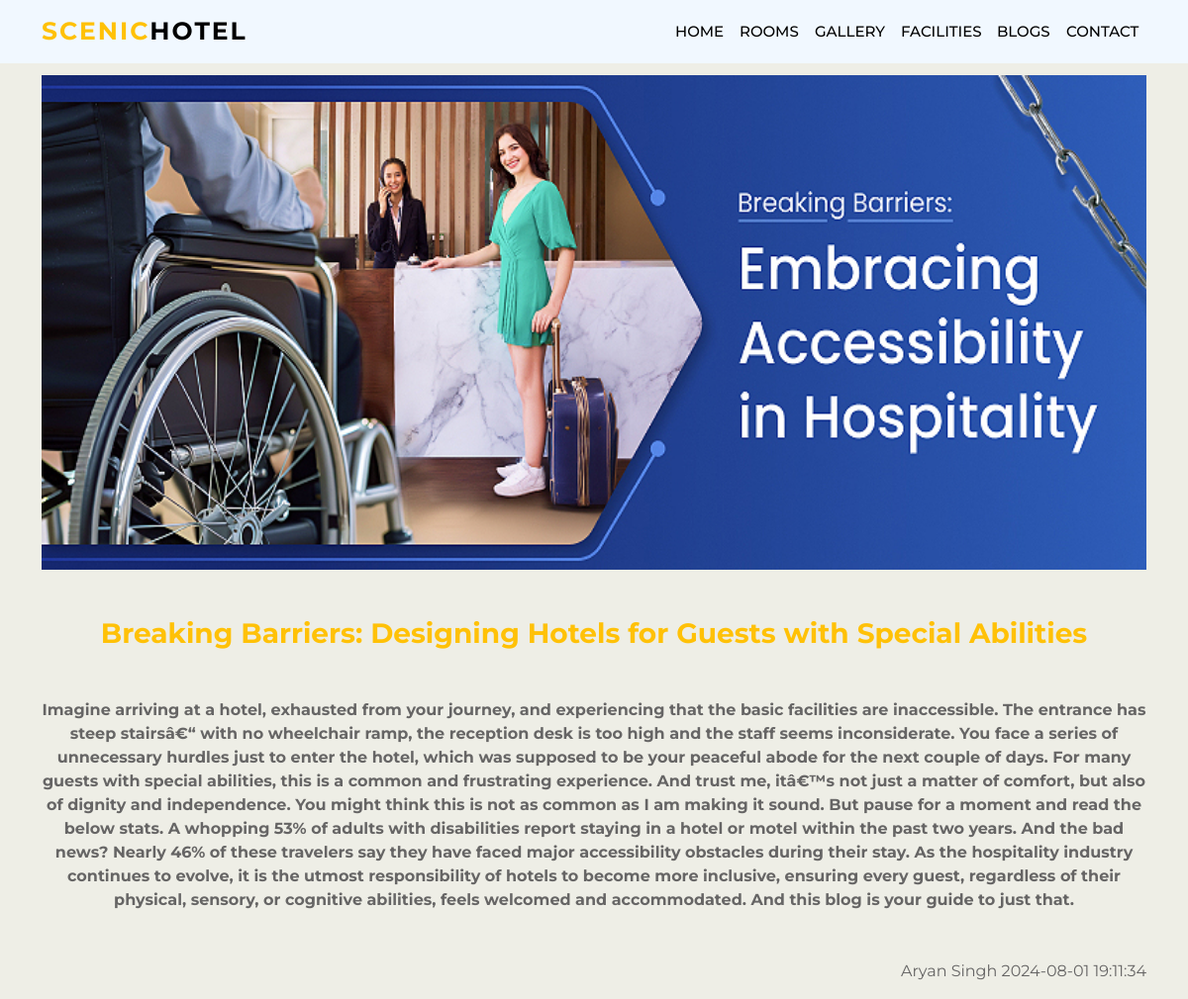
Page /blog_detail.php?id=6 on the committed database.
### tables this page shows
CREATE TABLE IF NOT EXISTS `addblog` (
  `id` int(11) NOT NULL AUTO_INCREMENT,
  `title` varchar(150) NOT NULL,
  `submit_by` varchar(150) NOT NULL,
  `pic` varchar(200) NOT NULL,
  `message` text NOT NULL,
  `currentdate` datetime NOT NULL,
  PRIMARY KEY (`id`)
);

### blog_detail.php (the view, shortened to what this page needs)
<?php include 'header.php'?>
    <div class="container">
        <div class="row " style="margin-top: 60px;" data-aos="fade-up" data-aos-duration="1400">
            <?php
            $id=mysqli_real_escape_string($con,$_GET['id']);
            $qry="select * from addblog where id='$id'";
            $run=mysqli_query($con,$qry);
            while($data=mysqli_fetch_array($run))
            {
                echo "<div class='col-lg-12 mt-3 blog-clr' data-aos='fade-up' data-aos-duration='1400'>
                <img src='uploads/".$data['pic']." 'width='100%' style='height
                : 500px;'>
                <h3 class='my-5 text-center text-warning'>".$data['title']."</h3>
                <p class='text-center '><b>".$data['message']."</b></p>
                <p class='text-end fs-6 mt-5'><i class='la la-caret-right'></i>".$data['submit_by']."  ".$data['currentdate']."</p>
                </div>";
            }
            ?>
        </div>
    </div>

### style.css (style rules this page uses)
* { font-family: 'Montserrat', sans-serif; }
body { background-color: rgb(238, 238, 230); }

### rows in the picture
addblog: pic (picture), title "Breaking Barriers: Designing Hotels for Guests with Special Abilities", message "Imagine arriving at a hotel, exhausted from your journey, and experiencing that the basic facilities are inaccessible. The entrance has steep stairsâ€“ with no wheelchair ramp, the reception desk is too high and the staff seems inconsiderate. You face a series of unnecessary hurdles just to enter the hotel, which was supposed to be your peaceful abode for the next couple of days. For many guests with special abilities, this is a common and frustrating experience. And trust me, itâ€™s not just a matter of comfort, but also of dignity and independence. You might think this is not as common as I am making it sound. But pause for a moment and read the below stats. A whopping 53% of adults with…", submit_by "Aryan Singh", currentdate "2024-08-01 19:11:34"
